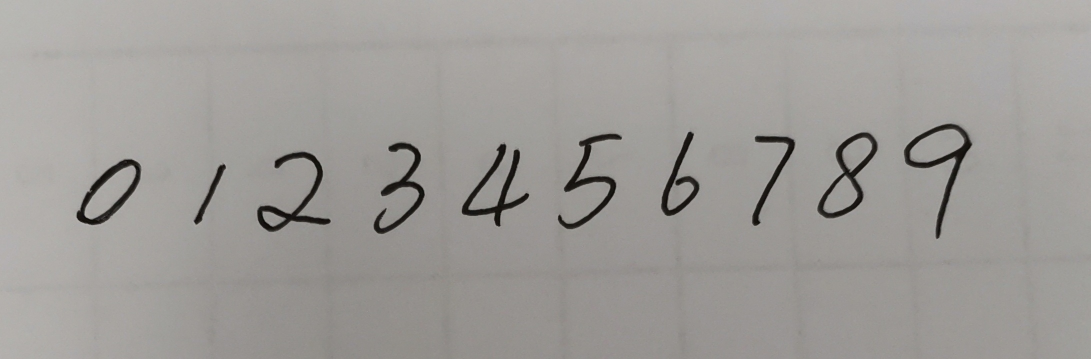
#> input picture ProjectExercises/UserData/plate11.jpg, 2181 x 718 px (shown at 1/2 size)
$ jupyter execute --allow-errors NumDect_ProcessRealImage.ipynb   (shell and % lines are left out)
#> lines starting #> are read from the running program, lines starting #| are printed output that depends on the picture; after the words box and inside, x2 and y2 are one past the last pixel; in counts of white or black regions, pixels touching at a corner belong together
### ProjectExercises/lib.py
import cv2
import IPython
import numpy as np

def imshow(img):
    _,ret = cv2.imencode('.png', img)
    i = IPython.display.Image(data=ret)
    IPython.display.display(i)

### ProjectExercises/my_function.py
# General purpose
import os
import numpy as np
import subprocess
from time import sleep
import time
from datetime import datetime
# GPIO related
import RPi.GPIO as GPIO

# camera related
from picamera2 import Picamera2

# General setting
# get the project path
PRJ_PATH = os.getcwd()

# GPIO mode: GPIO.BOARD, GPIO.BCM
GPIO.setmode(GPIO.BCM)
mode = GPIO.getmode()
# Close GPIO warning
GPIO.setwarnings(False)

def crop_black_border(img):
    if np.sum(img) == 0:
        return img
    rows = np.where(np.sum(img == 255, axis=1) > 0)[0]
    cols = np.where(np.sum(img == 255, axis=0) > 0)[0]
    if len(rows) == 0 or len(cols) == 0:
        return img
    return img[rows[0]:rows[-1]+1, cols[0]:cols[-1]+1]

def add_padding(img: np.ndarray, pad: int, value: int = 0) -> np.ndarray:
    if pad <= 0:
        return img
    h, w = img.shape
    out = np.full((h + 2 * pad, w + 2 * pad), value, dtype=img.dtype)
    out[pad:pad + h, pad:pad + w] = img
    return out

def image_split_vertical(img: np.ndarray, pad=0) -> list:
    if img is None or img.size == 0:
        return []
    h, w = img.shape
    rowHist = np.sum(img == 255, axis=1)
    flag = 0
    startList = []
    endList = []
    noise_thresh = max(1, w // 50)

    for row in range(h):
        if flag == 0 and rowHist[row] > noise_thresh:
            flag = 1
            startList.append(row)
        elif flag == 1 and rowHist[row] <= noise_thresh:
            flag = 0
            endList.append(row)
    if flag == 1:
        endList.append(h)

    imgList = []
    for i in range(len(startList)):
        start = startList[i]
        end = endList[i]
        split_area = img[start:end, :]
        split_area = crop_black_border(split_area)
        sh, sw = split_area.shape
        if sh < 5 or sw < 5:
            continue

        if pad > 0:
            split_area = add_padding(split_area, pad)
        if split_area.size > 0:
            imgList.append(split_area)
    return imgList

def image_split_horizontal(img: np.ndarray, pad=20) -> list:
    h, w = img.shape
    columnHist = np.sum(img == 255, axis=0)
    flag = 0
    startList = []
    endList = []
    noise_thresh = max(0, h // 100)

    for col in range(w):
        if flag == 0 and columnHist[col] > noise_thresh:
            flag = 1
            startList.append(col)
        elif flag == 1 and columnHist[col] <= noise_thresh:
            flag = 0
            endList.append(col)
    if flag == 1:
        endList.append(w)

    temp_items = []
    for i in range(len(startList)):
        x_start = startList[i]
        x_end = endList[i]
        vertical_strip = img[:, x_start:x_end]

        strip_h, strip_w = vertical_strip.shape
        rowHist = np.sum(vertical_strip == 255, axis=1)
        v_flag = 0
        y_starts = []
        y_ends = []

        for row in range(strip_h):
            if v_flag == 0 and rowHist[row] > 0:
                v_flag = 1
                y_starts.append(row)
            elif v_flag == 1 and rowHist[row] == 0:
                v_flag = 0
                y_ends.append(row)
        if v_flag == 1:
            y_ends.append(strip_h)

        for j in range(len(y_starts)):
            y_s, y_e = y_starts[j], y_ends[j]
            digit = vertical_strip[y_s:y_e, :]
            digit_cropped = crop_black_border(digit)
            dh, dw = digit_cropped.shape
            if dh < 8 or dw < 3:
                continue

            temp_items.append((y_s, x_start, digit_cropped))

    temp_items.sort(key=lambda k: (k[0] // (max(h // 3, 10) + 1), k[1]))

    imgList = []
    for item in temp_items:
        final_digit = item[2]
        if pad > 0:
            final_digit = add_padding(final_digit, pad)
        imgList.append(final_digit)

    return imgList

# [86 lines left out: functions led_display, take_photo_libcamera, not called in this run]


### ProjectExercises/NumDect_ProcessRealImage.ipynb
# Handwritten Number Recognization

## Group Information
Team Name:
<br>Participants:

## 0. Project Information
We have already creat the training dataset in *CreateTrainSet* . In this module, we will used the training dataset to recognize the handwritten digits.
We are going to complete the following steps:
* Import the image with handwritten digits or take a photo of the handwritten digits to be detected.
* Preprocess the image, including but not limited to converting the picture into a grayscale image, and then into a binary image.
* Segmenting the picture to extract a single digit.
* Recognize the handwritten digits based on kNN algorithm with the functions supplied by OpenCV.
* Display the detected digits with digital tube.

## 1. Initialize the Environment
As usual, let's first initialize the environment. This step includes importing modules, getting project and file paths.

[cell 1]
# number detected related
import cv2
import os
import numpy as np
import math
from lib import imshow
import random
import time

# get the project path
PRJ_PATH = os.getcwd()
# OPENCV_data.npz
TRAIN_DATA_NAME = "OPENCV_data.npz"

We will complete some independent functions in *my_function*.
Here let's first import the function we are going to work on.

[cell 2]
from my_function import image_split_vertical, image_split_horizontal, led_display, take_photo_libcamera

## 2. Import the Training Dataset
In this module let's first import the training dataset which we generate in *CreateTrainSet* . Then let's create a kNN object and train it.

#> (a cell that did not finish here is left out)

## 3. Image Preprocessing
Before we start digits recognition, we need to do some preprocessing on the image. The preprocess includes the change of the image color gamut and the space domain. Let's start!

### Import Pending Pictures
- In first stage, we will use existing pictures with handwritten digits. Import the image with `dst = cv2.imread(filename)` and show the image with `imshow(src)`.
<br>
- In late stage, we will use the camera to take pictures. In this stage, you first need to build the camera control circuit on the breadboard. Then finish the function of taking pictures in `take_photo()` of *my_function*.

[cell 4]
image = PRJ_PATH + "/UserData/plate11.jpg"
img = cv2.imread(image)
#> img is the input picture: shape (718, 2181, 3); mean B, G, R 152.1, 155.5, 158.3
#> (the rest of this cell did not finish here and is left out)

### Get the Grayscale Image
After we get the image, we should first convert the color image into a grayscale image.
<br>
Do it with `dst = cv2.cvtColor(src,code)`.

[cell 5]
imgGray = cv2.cvtColor(img,cv2.COLOR_BGR2GRAY)
#> (the rest of this cell did not finish here and is left out)

### Get the Binary Image
After getting the grayscale image, we need to further convert the grayscale image into a binary image.
<br>
Do it with `dst=cv2.threshold(src, thresh, maxval, type)`.
<br>**src**: Image to be converted.
<br>**thresh**: Threshold value.
<br>**maxval**: Maximum value (0~255) to use with thresholding type `cv2.THRESH_BINARY` or `cv2.THRESH_BINARY_INV`.
<br>**type**: Thresholding type. It can be `cv2.THRESH_BINARY`, `cv2.THRESH_BINARY_INV`, `cv2.THRESH_TRUNC`, `cv2.THRESH_TOZERO`, `cv2.THRESH_TOZERO_INV`.

<br>
Note: try to adjust parameter `thresh` to get a binary image without extra points or noise.

[cell 6]
_threshold, imgBin = cv2.threshold(imgGray, 100, 255, cv2.THRESH_BINARY_INV)
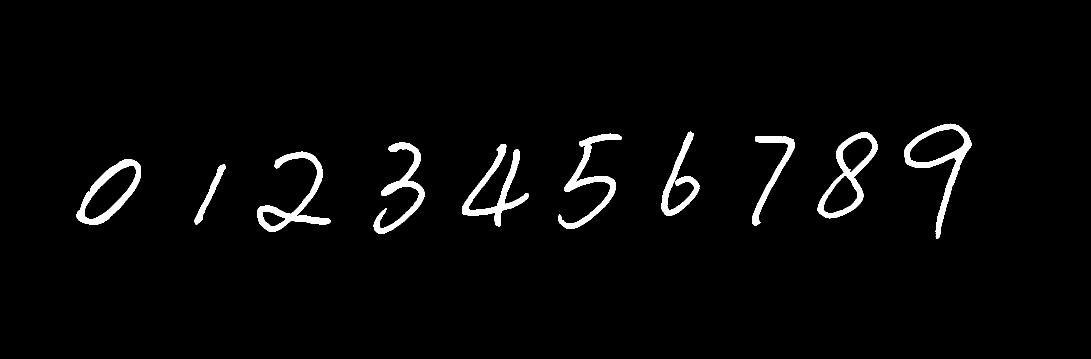
#> imgBin: shape (718, 2181) (shown at 1/2 size); 2.7% white; 10 white regions, largest, box (x1, y1, x2, y2) and area: (1808, 247, 1944, 478) 5411, (514, 303, 662, 464) 5199, (924, 288, 1058, 454) 5074
#> (the rest of this cell did not finish here and is left out)


### Split the Image

When we start to recognize handwritten digits, we should find out the corresponding digits one by one. So we need to segment the binary image to obtain a single digit.

Remeber how we split the image in *CreatTrainSet*? Since the numbers in *digits.png* have the same size (20x20) and are arranged neatly, we can simply divide *digits.png*  according to the size of the numbers.
But this time, the numbers to be detected are not restricted to strict positions, and their size may also be different, which means we can no longer use `np.hsplit()` and `np.vsplit()` for segmentation.

However in the previous steps, we have already get the binary image which only contains 0 and 255. In our project, 0 represents black, which is the background of the image. And 255 represents white, which constitutes the number on the picture. Therefor, we can determine the boundary of the handwritten number through the transformation of 0 and 255.

Head to [my_function.py](/edit/ProjectExercise/my_function.py) to complete function `image_split_horizontal()` and `image_split_vertical()`.

- In the first stage, we will use the picture with only one line of numbers. Just run the following cell to view the split image.
- In the later stage, we will use the picture with multiple lines of numbers. Adjust the code in the cell below, and then run it to see the splitted image.

[cell 7]
imgCol = image_split_horizontal(imgBin)
#> in image_split_horizontal, `columnHist = np.sum(img == 255, axis=0)`: columnHist = 2181 values, max 96 at index 1000, min 0 at index 0, mean 19.46
#> after the loop in image_split_horizontal, `for col in range(w):`: endList = [281, 450, 659, 849, 1057, 1240, 1398, 1590, 1755, 1942]; flag = 0; startList = [154, 390, 515, 748, 924, 1116, 1323, 1505, 1636, 1808]
#> the loop in image_split_horizontal, `for i in range(len(startList)):` made 10 passes
#> (x_start, x_end, strip_w) on passes 1 to 10: (154, 281, 127), (390, 450, 60), (515, 659, 144), (748, 849, 101), (924, 1057, 133), (1116, 1240, 124), (1323, 1398, 75), (1505, 1590, 85), (1636, 1755, 119), (1808, 1942, 134)
#> pass 1, in image_split_horizontal, `vertical_strip = img[:, x_start:x_end]`:
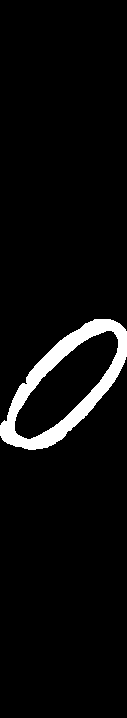
#> vertical_strip: shape (718, 127); 5% white; 1 white region, box (x1, y1, x2, y2) and area: (0, 319, 127, 450) 4531
#> pass 2, in image_split_horizontal, `vertical_strip = img[:, x_start:x_end]`:
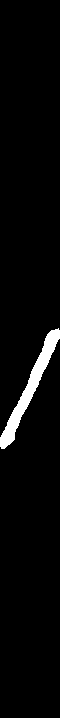
#> vertical_strip: shape (718, 60); 3.3% white; 1 white region, box (x1, y1, x2, y2) and area: (0, 328, 60, 449) 1436
#> pass 3, in image_split_horizontal, `vertical_strip = img[:, x_start:x_end]`:
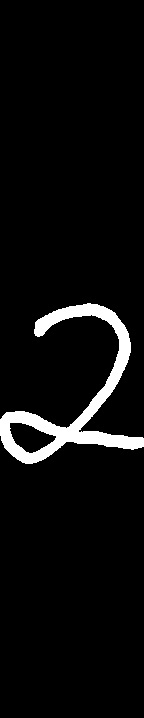
#> vertical_strip: shape (718, 144); 5% white; 1 white region, box (x1, y1, x2, y2) and area: (0, 303, 144, 464) 5185
#> after the loop in image_split_horizontal, `for i in range(len(startList)):`:
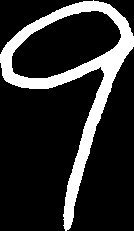
#> digit: shape (231, 134); 17.4% white; 1 white region, box (x1, y1, x2, y2) and area: (0, 0, 134, 231) 5399
#> after the loop in image_split_horizontal, `for i in range(len(startList)):`: temp_items = 10 items
#> the loop in image_split_horizontal, `for item in temp_items:` made 10 passes
#> (h in add_padding, w in add_padding) on passes 1 to 10: (131, 127), (121, 60), (161, 144), (183, 101), (166, 133), (191, 124), (169, 75), (180, 85), (172, 119), (231, 134)
#> pass 1, in image_split_horizontal, `final_digit = item[2]`:
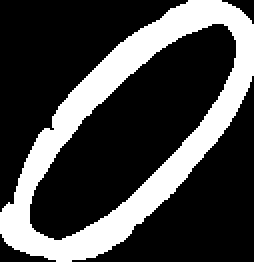
#> final_digit: shape (131, 127) (shown 2 times larger); 27.2% white; 1 white region, box (x1, y1, x2, y2) and area: (0, 0, 127, 131) 4531
#> pass 1, in image_split_horizontal, `final_digit = add_padding(final_digit, pad)`:
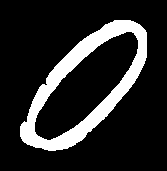
#> final_digit: shape (171, 167); 15.9% white; 1 white region, box (x1, y1, x2, y2) and area: (20, 20, 147, 151) 4531
#> pass 2, in image_split_horizontal, `final_digit = item[2]`:
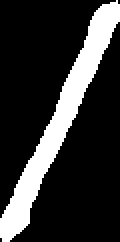
#> final_digit: shape (121, 60) (shown 2 times larger); 19.8% white; 1 white region, box (x1, y1, x2, y2) and area: (0, 0, 60, 121) 1436
#> imgCol = 10 items
imgMonos = []
#> (the rest of this cell did not finish here and is left out)

Here comes another problem: these images have different size.
We need to resize them to a uniform shape.
Also we should reshape the image to make it consistent with the kNN lib.
Fill in the two variables

[cell 8]
resizeSize = (20,20)
reShapeSize = (1,400)

## 4. Recognize the Handwritten Number
Let's complete the resize and reshape operations of the image, and do the recognization.
- In the first stage, we only have one line of numbers. Run the following cell to get the recognized numbers.
- In the later stage, we will deal with multipul lines of numbers. Adjust the cell below to display the multiple rows of numbers.

[cell 9]
# resize and reshape the image with single number
# then recognize the number with knn.findNearest(imgReshape,k=?)
numberList = []
for i in range(len(imgMonos)):
    imgResize = cv2.resize(imgMonos[i][0], resizeSize)
    imshow(imgResize)
    imgReshape = imgResize.reshape(reShapeSize).astype(np.float32)
    _,result,_,_ = knn.findNearest(imgReshape,k=1)
    numberList.append(int(result))
print(str(numberList))

$ run again, with ProjectExercises/UserData/plate21.jpg copied over ProjectExercises/UserData/plate11.jpg
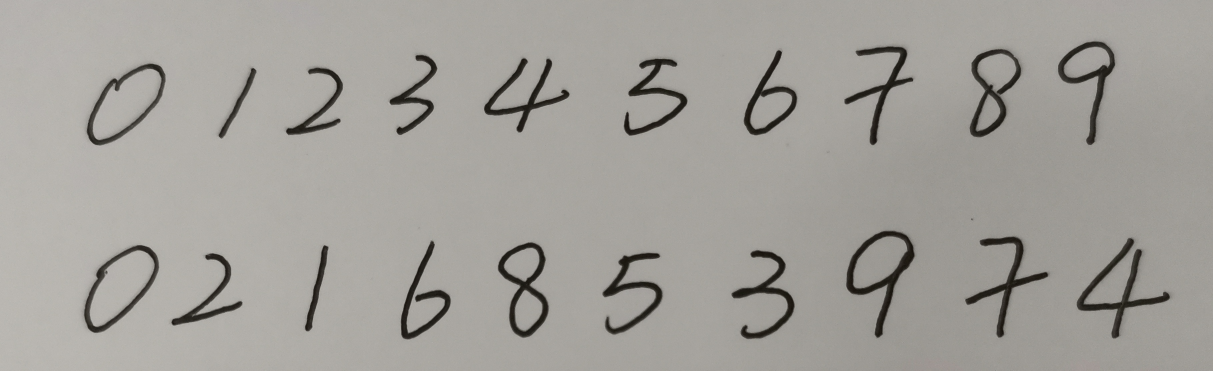
#> input picture ProjectExercises/UserData/plate21.jpg, 3639 x 1111 px (shown at 1/3 size)
#> img is the input picture: shape (1111, 3639, 3); mean B, G, R 154, 159.2, 162
#> `_threshold, imgBin = cv2.threshold(imgGray, 100, 255, cv2.THRESH_BINAR..`:
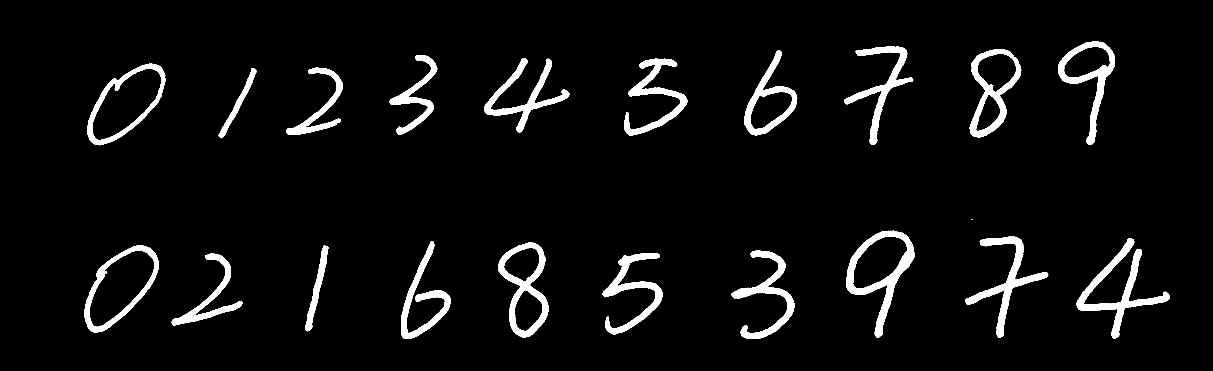
#> imgBin: shape (1111, 3639) (shown at 1/3 size); 5.1% white; 31 white regions (10 under 20 px), largest, box (x1, y1, x2, y2) and area: (3230, 714, 3510, 1015) 15082, (2539, 692, 2744, 1014) 14741, (2896, 709, 3145, 1013) 12777
#> columnHist = 3639 values, max 252 at index 3006, min 0 at index 0, mean 56.38
#> after the loop in image_split_horizontal, `for col in range(w):`: endList = [496, 767, 1028, 1351, 1706, 2061, 2391, 2743, 3143, 3508]; flag = 0; startList = [253, 517, 861, 1171, 1453, 1810, 2198, 2535, 2899, 3174]
#> the loop in image_split_horizontal, `for i in range(len(startList)):` made 10 passes
#> (x_start, x_end, strip_w) on passes 1 to 8: (253, 496, 243), (517, 767, 250), (861, 1028, 167), (1171, 1351, 180), (1453, 1706, 253), (1810, 2061, 251), (2198, 2391, 193), (2535, 2743, 208)
#> after the loop in image_split_horizontal, `for i in range(len(startList)):`: temp_items = 20 items
#> the loop in image_split_horizontal, `for item in temp_items:` made 20 passes
#> (h in add_padding, w in add_padding) on passes 1 to 8: (245, 235), (211, 111), (202, 167), (240, 141), (222, 253), (231, 189), (255, 159), (296, 205)
#> pass 2, in image_split_horizontal, `final_digit = item[2]`:
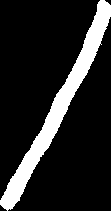
#> final_digit: shape (211, 111); 15% white; 1 white region, box (x1, y1, x2, y2) and area: (0, 0, 111, 211) 3522
